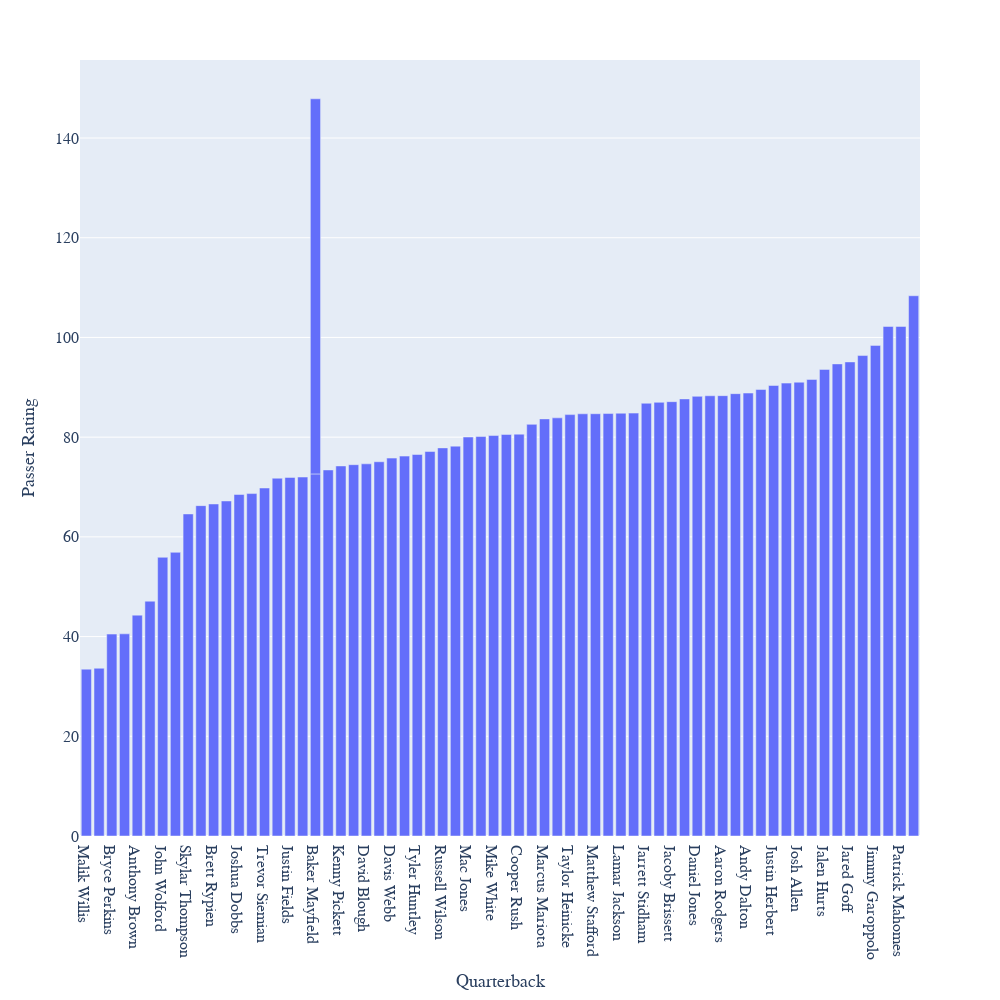

The cell this chart's notebook holds for it:
### Code cell
#Not visualized with team color
#Baker Mayfield double dipping
#No legend
#Not all bars labelled
#Mouseover values are not pretty
fig = px.bar(dfQBDifRec3.sort_values(["passer_rating"]), x='player_name', y='passer_rating')
fig.update_layout(
        font_family="Averta, sans-serif",
        hoverlabel_font_family="Averta, sans-serif",
        xaxis_title_text="Quarterback",
        xaxis_title_font_size=18,
        xaxis_tickfont_size=16,
        yaxis_title_text="Passer Rating",
        yaxis_title_font_size=18,
        yaxis_tickfont_size=16,
        hoverlabel_font_size=16,
        legend_font_size=16,
        height=1000,
        width=1000
    )
fig.show()

### Figure 1 — Plotly figure (JSON) as saved in the notebook; plotly's stock layout.template omitted (floating-point values rounded to 4 significant figures)
{"data": [{"alignmentgroup": "True", "hovertemplate": "player_name=%{x}<br>passer_rating=%{y}<extra></extra>", "legendgroup": "", "marker": {"color": "#636efa", "pattern": {"shape": ""}}, "name": "", "offsetgroup": "", "orientation": "v", "showlegend": false, "textposition": "auto", "type": "bar", "x": ["Malik Willis", "Nick Foles", "Bryce Perkins", "Trace McSorley", "Anthony Brown", "Trey Lance", "John Wolford", "Kyle Allen", "Skylar Thompson", "Zach Wilson", "Brett Rypien", "Sam Ehlinger", "Joshua Dobbs", "Carson Wentz", "Trevor Siemian", "Deshaun Watson", "Justin Fields", "Sam Howell", "Baker Mayfield", "Joe Flacco", "Kenny Pickett", "Davis Mills", "David Blough", "Colt McCoy", "Baker Mayfield", "Davis Webb", "Jameis Winston", "Tyler Huntley", "Matt Ryan", "Russell Wilson", "Gardner Minshew", "Mac Jones", "Desmond Ridder", "Mike White", "Derek Carr", "Cooper Rush", "Teddy Bridgewater", "Marcus Mariota", "Kyler Murray", "Taylor Heinicke", "Sam Darnold", "Matthew Stafford", "Ryan Tannehill", "Lamar Jackson", "Phillip Walker", "Jarrett Stidham", "Mitchell Trubisky", "Jacoby Brissett", "Kirk Cousins", "Daniel Jones", "Nathan Peterman", "Aaron Rodgers", "Dak Prescott", "Andy Dalton", "Tom Brady", "Justin Herbert", "Trevor Lawrence", "Josh Allen", "Bailey Zappe", "Jalen Hurts", "Geno Smith", "Jared Goff", "Joe Burrow", "Jimmy Garoppolo", "Tua Tagovailoa", "Patrick Mahomes", "Brock Purdy"], "xaxis": "x", "y": [33.47, 33.65, 40.5, 40.55, 44.3, 47.1, 55.9, 56.9, 64.6, 66.27, 66.6, 67.2, 68.5, 68.69, 69.8, 71.77, 71.93, 72, 72.63, 73.42, 74.23, 74.48, 74.65, 75.07, 75.24, 75.8, 76.2, 76.52, 77.12, 77.85, 78.2, 80.02, 80.12, 80.33, 80.54, 80.6, 82.57, 83.66, 83.87, 84.52, 84.68, 84.7, 84.73, 84.8, 84.82, 86.8, 86.98, 87.12, 87.67, 88.19, 88.3, 88.32, 88.73, 88.85, 89.55, 90.36, 90.84, 91.02, 91.58, 93.59, 94.69, 95.09, 96.37, 98.41, 102.2, 102.2, 108.4], "yaxis": "y"}], "layout": {"barmode": "relative", "font": {"family": "Averta, sans-serif"}, "height": 1000, "hoverlabel": {"font": {"family": "Averta, sans-serif", "size": 16}}, "legend": {"font": {"size": 16}, "tracegroupgap": 0}, "margin": {"t": 60}, "width": 1000, "xaxis": {"anchor": "y", "domain": [0, 1], "tickfont": {"size": 16}, "title": {"font": {"size": 18}, "text": "Quarterback"}}, "yaxis": {"anchor": "x", "domain": [0, 1], "tickfont": {"size": 16}, "title": {"font": {"size": 18}, "text": "Passer Rating"}}}}
